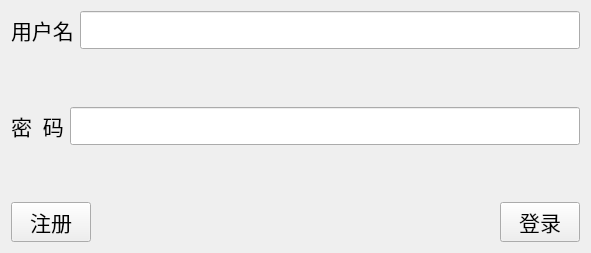
<?xml version="1.0" encoding="UTF-8"?>
<ui version="4.0">
 <class>Client</class>
 <widget class="QWidget" name="Client">
  <property name="geometry">
   <rect>
    <x>0</x>
    <y>0</y>
    <width>591</width>
    <height>253</height>
   </rect>
  </property>
  <property name="windowTitle">
   <string>登录</string>
  </property>
  <property name="windowIcon">
   <iconset resource="images.qrc">
    <normaloff>:/images/regist.png</normaloff>:/images/regist.png</iconset>
  </property>
  <property name="styleSheet">
   <string notr="true"/>
  </property>
  <layout class="QGridLayout" name="gridLayout">
   <item row="0" column="0">
    <layout class="QVBoxLayout" name="verticalLayout">
     <item>
      <layout class="QHBoxLayout" name="horizontalLayout_2">
       <item>
        <widget class="QLabel" name="label">
         <property name="font">
          <font>
           <family>AcadEref</family>
           <pointsize>16</pointsize>
          </font>
         </property>
         <property name="text">
          <string>用户名</string>
         </property>
        </widget>
       </item>
       <item>
        <widget class="QLineEdit" name="name_LE">
         <property name="font">
          <font>
           <family>AcadEref</family>
           <pointsize>16</pointsize>
           <strikeout>false</strikeout>
          </font>
         </property>
         <property name="tabletTracking">
          <bool>false</bool>
         </property>
         <property name="echoMode">
          <enum>QLineEdit::Normal</enum>
         </property>
         <property name="readOnly">
          <bool>false</bool>
         </property>
         <property name="cursorMoveStyle">
          <enum>Qt::LogicalMoveStyle</enum>
         </property>
         <property name="clearButtonEnabled">
          <bool>true</bool>
         </property>
        </widget>
       </item>
      </layout>
     </item>
     <item>
      <spacer name="verticalSpacer">
       <property name="orientation">
        <enum>Qt::Vertical</enum>
       </property>
       <property name="sizeHint" stdset="0">
        <size>
         <width>20</width>
         <height>40</height>
        </size>
       </property>
      </spacer>
     </item>
     <item>
      <layout class="QHBoxLayout" name="horizontalLayout_3">
       <item>
        <widget class="QLabel" name="label_2">
         <property name="font">
          <font>
           <family>AcadEref</family>
           <pointsize>16</pointsize>
          </font>
         </property>
         <property name="text">
          <string>密  码</string>
         </property>
        </widget>
       </item>
       <item>
        <widget class="QLineEdit" name="pwd_LE">
         <property name="font">
          <font>
           <family>AcadEref</family>
           <pointsize>16</pointsize>
          </font>
         </property>
         <property name="text">
          <string/>
         </property>
         <property name="echoMode">
          <enum>QLineEdit::Password</enum>
         </property>
         <property name="clearButtonEnabled">
          <bool>true</bool>
         </property>
        </widget>
       </item>
      </layout>
     </item>
     <item>
      <spacer name="verticalSpacer_2">
       <property name="orientation">
        <enum>Qt::Vertical</enum>
       </property>
       <property name="sizeHint" stdset="0">
        <size>
         <width>20</width>
         <height>40</height>
        </size>
       </property>
      </spacer>
     </item>
     <item>
      <layout class="QHBoxLayout" name="horizontalLayout">
       <item>
        <widget class="QPushButton" name="regist_PB">
         <property name="font">
          <font>
           <family>AcadEref</family>
           <pointsize>16</pointsize>
          </font>
         </property>
         <property name="text">
          <string>注册</string>
         </property>
         <property name="autoDefault">
          <bool>false</bool>
         </property>
         <property name="default">
          <bool>false</bool>
         </property>
        </widget>
       </item>
       <item>
        <spacer name="horizontalSpacer">
         <property name="orientation">
          <enum>Qt::Horizontal</enum>
         </property>
         <property name="sizeHint" stdset="0">
          <size>
           <width>40</width>
           <height>20</height>
          </size>
         </property>
        </spacer>
       </item>
       <item>
        <widget class="QPushButton" name="login_PB">
         <property name="font">
          <font>
           <family>AcadEref</family>
           <pointsize>16</pointsize>
          </font>
         </property>
         <property name="text">
          <string>登录</string>
         </property>
        </widget>
       </item>
      </layout>
     </item>
    </layout>
   </item>
  </layout>
 </widget>
 <resources>
  <include location="images.qrc"/>
 </resources>
 <connections/>
</ui>
